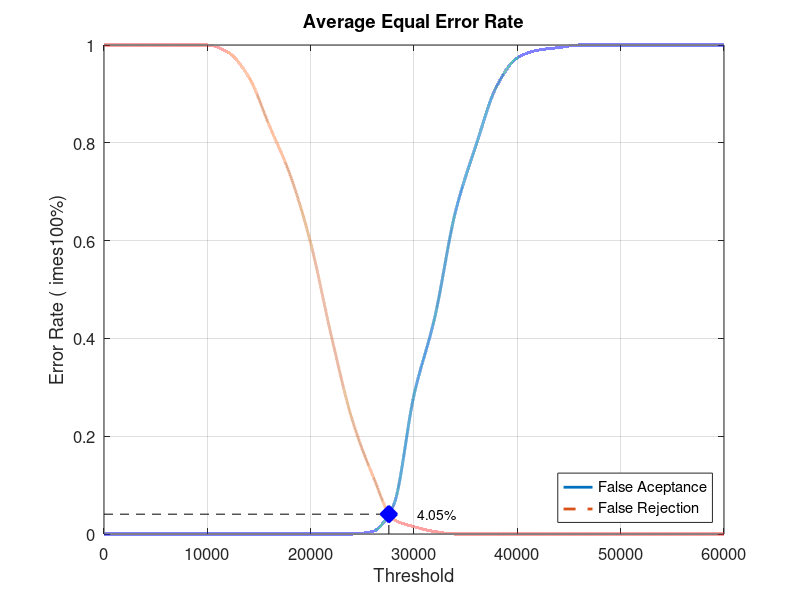
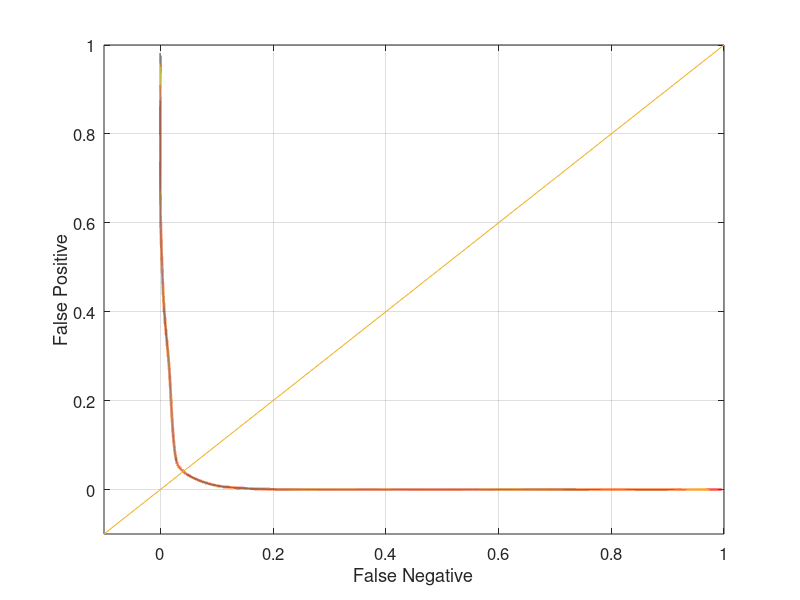

Reproduce these figures in MATLAB, in order.
close all;
clear;
clc;
x = 0:2000:60000;
xq = 0:0.5:60000;

y0 = [0 0 0 0 0 0 0 0 0 0 0 0 0 0.00526316 0.0578947 0.284211 0.442105 0.657895 0.794737 0.915789 0.973684 0.989474 0.994737 1 1 1 1 1 1 1 1]
yy0 = interp1(x, y0, xq, 'pchip');
y1 = [1 1 1 1 1 1 0.985 0.935 0.835 0.735 0.595 0.405 0.235 0.12 0.03 0.015 0.005 0 0 0 0 0 0 0 0 0 0 0 0 0 0]
yy1 = interp1(x, y1, xq, 'pchip');

% Calculating EER: 
y2 = abs(y0 - y1);
find(y2 == min(y2))
yy2 = abs(yy0 - yy1);
xEER = find(yy2 == min(yy2));
xEERIndex = xq(xEER) % X-axis EER
yEER = yy0(xEER) % Y-axis EER

main = figure
plot(xq, yy0,'-','LineWidth', 2);	hold on
plot(xq, yy1,'--','LineWidth', 2);	hold on
plot([xEERIndex xEERIndex], [0 yEER], 'k--');	hold on
plot([0 xEERIndex], [yEER yEER], 'k--');	hold on
plot(xEERIndex, yEER, 'bx', 'LineWidth', 10);	hold on
text(xEERIndex + 10 * xEERIndex / 100, yEER, [num2str(round((10000 * yEER)) / 100) '%'])
legend('False Aceptance', 'False Rejection', 'Location', 'SouthEast')
xlabel('Threshold')
ylabel('Error Rate (	imes100%)')
title('Average Equal Error Rate')
set(gca, 'FontSize', 12)
axis([0 60000 0 1])
grid on

print(main, 'Database3_4Main', '-dpng');
FNRxFPR = figure('Color', [1 1 1]);
plot(yy1, yy0, '-', yy1, yy0, 'LineWidth', 2);
hold on
y = -0.1:0.1:1
plot(y, y); 
set(gca, 'FontSize', 12)
xlabel('False Negative')
ylabel('False Positive')
axis([-0.1 1 -0.1 1])
set(gca, 'FontSize', 12)
grid on

print(FNRxFPR, 'Database3_4FNRxFPR','-dpng');
